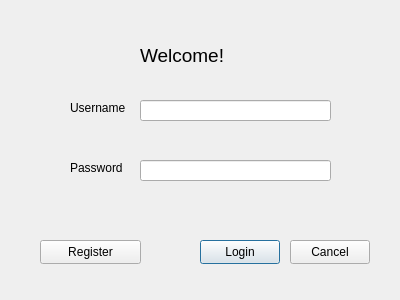
<?xml version="1.0" encoding="UTF-8"?>
<ui version="4.0">
 <class>Login</class>
 <widget class="QDialog" name="Login">
  <property name="geometry">
   <rect>
    <x>0</x>
    <y>0</y>
    <width>400</width>
    <height>300</height>
   </rect>
  </property>
  <property name="windowTitle">
   <string>Dialog</string>
  </property>
  <widget class="QLineEdit" name="usrLineEdit">
   <property name="geometry">
    <rect>
     <x>140</x>
     <y>100</y>
     <width>191</width>
     <height>21</height>
    </rect>
   </property>
  </widget>
  <widget class="QLabel" name="label">
   <property name="geometry">
    <rect>
     <x>70</x>
     <y>100</y>
     <width>61</width>
     <height>16</height>
    </rect>
   </property>
   <property name="text">
    <string>Username</string>
   </property>
  </widget>
  <widget class="QLabel" name="label_2">
   <property name="geometry">
    <rect>
     <x>70</x>
     <y>160</y>
     <width>61</width>
     <height>16</height>
    </rect>
   </property>
   <property name="text">
    <string>Password</string>
   </property>
  </widget>
  <widget class="QLineEdit" name="pwdLineEdit">
   <property name="geometry">
    <rect>
     <x>140</x>
     <y>160</y>
     <width>191</width>
     <height>21</height>
    </rect>
   </property>
   <property name="echoMode">
    <enum>QLineEdit::Password</enum>
   </property>
  </widget>
  <widget class="QLabel" name="label_3">
   <property name="geometry">
    <rect>
     <x>140</x>
     <y>40</y>
     <width>101</width>
     <height>31</height>
    </rect>
   </property>
   <property name="font">
    <font>
     <pointsize>14</pointsize>
    </font>
   </property>
   <property name="text">
    <string>Welcome!</string>
   </property>
  </widget>
  <widget class="QPushButton" name="loginButton">
   <property name="geometry">
    <rect>
     <x>200</x>
     <y>240</y>
     <width>80</width>
     <height>24</height>
    </rect>
   </property>
   <property name="text">
    <string>Login</string>
   </property>
  </widget>
  <widget class="QPushButton" name="exitButton">
   <property name="geometry">
    <rect>
     <x>290</x>
     <y>240</y>
     <width>80</width>
     <height>24</height>
    </rect>
   </property>
   <property name="text">
    <string>Cancel</string>
   </property>
  </widget>
  <widget class="QPushButton" name="regisButton">
   <property name="geometry">
    <rect>
     <x>40</x>
     <y>240</y>
     <width>101</width>
     <height>24</height>
    </rect>
   </property>
   <property name="text">
    <string>Register</string>
   </property>
  </widget>
  <zorder>exitButton</zorder>
  <zorder>usrLineEdit</zorder>
  <zorder>label</zorder>
  <zorder>label_2</zorder>
  <zorder>pwdLineEdit</zorder>
  <zorder>label_3</zorder>
  <zorder>loginButton</zorder>
  <zorder>regisButton</zorder>
 </widget>
 <resources/>
 <connections>
  <connection>
   <sender>exitButton</sender>
   <signal>clicked()</signal>
   <receiver>Login</receiver>
   <slot>close()</slot>
   <hints>
    <hint type="sourcelabel">
     <x>329</x>
     <y>251</y>
    </hint>
    <hint type="destinationlabel">
     <x>199</x>
     <y>149</y>
    </hint>
   </hints>
  </connection>
 </connections>
</ui>
